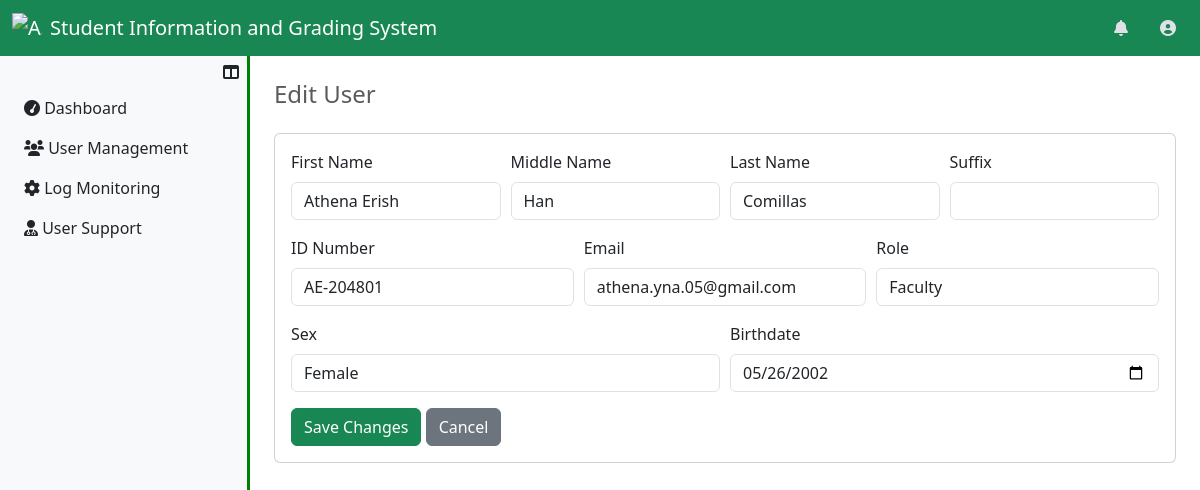
Screenshot of /UserSystemAdmin/EditUser.php?user_id=1 (signed in) with the database file from the repository.
### tables this page shows
CREATE TABLE `users_tbl` (
  `user_id` int(11) NOT NULL,
  `id_number` varchar(50) NOT NULL,
  `u_fname` varchar(50) NOT NULL,
  `u_mname` varchar(50) DEFAULT NULL,
  `u_lname` varchar(50) NOT NULL,
  `u_suffix` varchar(10) DEFAULT NULL,
  `u_sex` enum('Male','Female') NOT NULL,
  `u_birthdate` date NOT NULL,
  `user_email` varchar(50) NOT NULL,
  `role` enum('Faculty','Registrar') NOT NULL,
  `user_password` longtext NOT NULL,
  `user_profile` mediumtext NOT NULL,
  `user_status` enum('Active','Inactive') NOT NULL
);

### UserSystemAdmin/EditUser.php (the view, shortened to what this page needs)
<?php
  include ("../server_connection/db_connect.php");
?>
<?php
    if (isset($_GET['user_id'])) {
        $user_id = $_GET['user_id'];
        $sql = "SELECT * FROM users_tbl WHERE user_id='$user_id'";
        try{
        $result = $conn->prepare($sql);
        $result->execute();
        if($result->rowCount()>0){
            $data = $result->fetch(PDO::FETCH_ASSOC);
            $id_number = $data["id_number"];
            $u_fname = $data["u_fname"];
            $u_mname = $data["u_mname"];
            $u_lname = $data["u_lname"];
            $u_suffix = $data["u_suffix"];
            $u_sex = $data["u_sex"];
            $u_birthdate = $data["u_birthdate"];
            $user_email = $data["user_email"];
            $role = $data["role"];
        }
        }catch(Exception $e){
        echo "Error" . $e;
        }
    };
?>
<!DOCTYPE html>
<html lang="en">
<head>
    <link href="https://stackpath.bootstrapcdn.com/bootstrap/4.5.2/css/bootstrap.min.css" rel="stylesheet">
    <link rel="stylesheet" href="../../Bootstrap/css/bootstrap.min.css">
</head>
<body>
    <?php
        include '../Assets/components/Navbar.php';
    ?>
    <div class="d-flex">
        <?php
            include '../Assets/components/AdminSidebar.php';
        ?>
        <div class="content p-4 w-100">
            <h4 class="text-muted mb-4">Edit User</h4>
            <div class="main-content">
                <div class="card">
                    <div class="card-body">
                        <form action="EditUser.php" method="post">
                            <div class="form-row">
                                <div class="form-group col-md-3">
                                    <label for="u_fname">First Name</label>
                                    <input type="text" class="form-control" id="u_fname" name="u_fname" value="<?php echo $u_fname ?>" required>
                                </div>
                                <div class="form-group col-md-3">
                                    <label for="u_mname">Middle Name</label>
                                    <input type="text" class="form-control" id="u_mname" name="u_mname" value="<?php echo $u_mname ?>">
                                </div>
                                <div class="form-group col-md-3">
                                    <label for="u_lname">Last Name</label>
                                    <input type="text" class="form-control" id="u_lname" name="u_lname" value="<?php echo $u_lname?>" required>
                                </div>
                                <div class="form-group col-md-3">
                                    <label for="u_suffix">Suffix</label>
                                    <input type="text" class="form-control" id="u_suffix" name="u_suffix" value="<?php echo $u_suffix?>">
                                </div>
                            </div>
                            <div class="form-row">
                                <div class="form-group col-md-4">
                                    <label for="id_number">ID Number</label>
                                    <input type="text" class="form-control" id="id_number" name="id_number" value="<?php echo $id_number ?>" required>
                                </div>
                                <div class="form-group col-md-4">
                                    <label for="user_email">Email</label>
                                    <input type="email" class="form-control" id="user_email" name="user_email" value="<?php echo $user_email ?>" required>
                                </div>
                                <div class="form-group col-md-4">
                                    <label for="role">Role</label>
                                    <select id="role" name="role" class="form-control" required>
                                        <option value="Faculty" <?php echo ($role == "Faculty") ? "selected" : ""; ?>>Faculty</option>
                                    </select>
                                </div>
                            </div>
                            <div class="form-row">
                                <div class="form-group col-md-6">
                                    <label for="u_sex">Sex</label>
                                    <select id="u_sex" name="u_sex" class="form-control" required>
                                        <option value="Female" <?php echo ($u_sex == "Female") ? "selected" : ""; ?>>Female</option>
                                    </select>
                                </div>
                                <div class="form-group col-md-6">
                                    <label for="u_birthdate">Birthdate</label>
                                    <input type="date" class="form-control" id="u_birthdate" name="u_birthdate" value="<?php echo $u_birthdate ?>" required>
                                </div>
                            </div>
                            <button type="submit" name="saveEdit" id="saveEdit" class="btn btn-success">Save Changes</button>
                            <a href="user_management.php" class="btn btn-secondary"> Cancel </a>
                        </form>
                    </div>
                </div>
            </div>
        </div>
    </div>
</body>
</html>

### Assets/components/AdminSidebar.php (style rules this page uses)
html, body { height: 100vh; margin: 0; overflow: hidden; }

### rows the page displays
users_tbl: u_fname "Athena Erish", u_mname "Han", u_lname "Comillas", id_number "AE-204801", user_email "athena.yna.05@gmail.com", role "Faculty", u_sex "Female", u_birthdate "05/26/2002"
